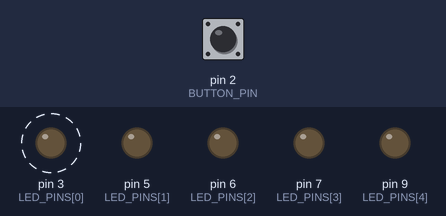
This sketch was run on a simulated Arduino Uno, built with avr-gcc and run on an emulated ATmega328P. Parts: output pins drawn as LEDs (lit = HIGH). Dashed ring = blinking. The test bench sets the inputs (shaded band); at power-on: pin 2 (BUTTON_PIN) LOW.

Above: at 0.7 s.
2.0 s: pin 2 (BUTTON_PIN) pulled HIGH for 0.15 s
5.0 s: pin 2 (BUTTON_PIN) pulled HIGH for 1 s
At 5.7 s:
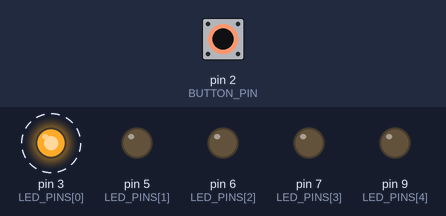
8.0 s: pin 2 (BUTTON_PIN) pulled HIGH for 0.15 s
At 10.2 s:
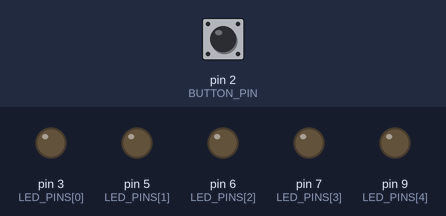
11.1 s: pin 2 (BUTTON_PIN) pulled HIGH for 3.2 s
At 12.0 s:
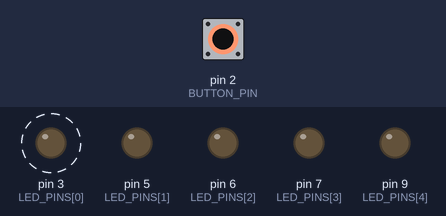
15.8 s: pin 2 (BUTTON_PIN) pulled HIGH for 0.15 s
21.9 s: pin 2 (BUTTON_PIN) pulled HIGH for 1 s
At 23.1 s:
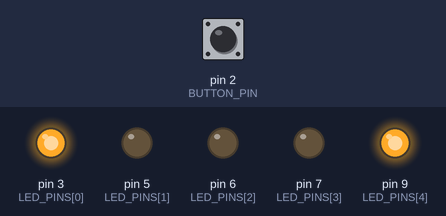
Timing chart, 0 to 26.9 s (numbered marks = the images above; inputs shaded):
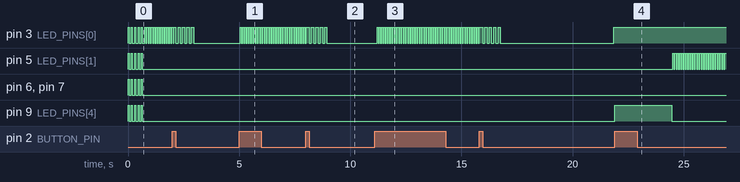

The sketch:

pomodoro.ino
```cpp
/*
 Pomodoro timer

 Organizes time spent working and break time into sprints and breaks.
 Press the button to start the sprint timer.  The first LED should
 flash, letting you know the timer has started. Complete a sprint by
 working for a full SPRINT_TIME and pressing the button once the first
 LED starts blinking again.

 Components:
  * Green LED (x4)
  * Red LED
  * 10K ohm Resistor
  * 220 ohm Resistor (x5)

*/
#define DEBUG_POMODORO 1  // Uncomment this line for Serial debugging (kinda)
#define POMODORO
#if DEBUG_POMODORO
#include <SoftwareSerial.h>
#endif

//-- Pomodoro States
#define STATUS_BEFORE 0
#define STATUS_SPRINT 1
#define STATUS_AFTER  2
#define STATUS_BREAK  3
#define STATUS_BIG_BREAK 4

//-- Pin configuration
const int BUTTON_PIN = 2;
int LED_PINS[] = {3,5,6,7,9}; // Array of LED pins (TOTAL_SPRINTS + 1)
const int TOTAL_SPRINTS = 4;        // number of sprints before a big break

//-- Timer configuration
#ifdef DEBUG_POMODORO
const unsigned long SPRINT_TIME = 5000;     // millisecs of a work sprint
const unsigned long BREAK_TIME = 2500;       // millisecs of a break
const unsigned long BIG_BREAK_TIME = 8000;  // millisecs of a big reward break
#else
const unsigned long SPRINT_TIME = 25*60000;     // millisecs of a work sprint
const unsigned long BREAK_TIME = 5*60000;       // millisecs of a break
const unsigned long BIG_BREAK_TIME = 30*60000;  // millisecs of a big reward break
#endif

//-- Misc Timing configuration
const int FLASH_DELAY = 100;        // millisec delay b/w LED toggles during flashing
const int FLASH_DELAY_QUICK = 50;   // millisec delay b/w LED toggles during quick flashing
const int DEBOUNCE_DELAY = 50;      // min millisec delay b/w valid button state changes

// Declare Globals
int currentSprint = 0;              // current sprint (zero based)
int currentStatus = STATUS_BEFORE;  // current pomodoro state
unsigned long sprintStartTime = 0;  // time (millisecs) current sprint/break started
unsigned long lastDebounceTime = 0; // time (millisecs) button state last changed
unsigned long lastFlashTime = 0;    // time (millisecs) flashing LEDs were last toggled
int buttonState = LOW;              // current state of button
int lastButtonState = LOW;          // state of button last time it was checked
int lastFlashState = LOW; // pin state of flashing LEDs when they were last toggled

// function prototypes
void updateSprintLEDs();
void handleButton();
void onStartPressed();
void startSprint();
void restartSprint();
void sprintComplete();
void startBreak();
void breakComplete();
void handleState();
void updateSprintLEDs();
void debug(char*);

void setup() {

  #ifdef DEBUG_POMODORO
  Serial.begin(9600);
  #endif
  debug("Init");
  // initialize pins
  for (int i = 0; i <= TOTAL_SPRINTS; i++) {
    pinMode(LED_PINS[i], OUTPUT);
  }
  pinMode(BUTTON_PIN, INPUT);

  // flash LEDS
  for (int i = 0; i < 5; i++) {
    for (int j = 0; j <= TOTAL_SPRINTS; j++)
      digitalWrite(LED_PINS[j],HIGH);
    delay(FLASH_DELAY_QUICK);
    for (int j = 0; j <= TOTAL_SPRINTS; j++)
      digitalWrite(LED_PINS[j],LOW);
    delay(FLASH_DELAY);
  }
  debug("...done\n");
}

void loop() {
  handleButton();
  handleState();
}

void onStartPressed() {
  debug("button!\n");
  switch (currentStatus) {
    case STATUS_BEFORE:
      startSprint();
      break;
    case STATUS_SPRINT:
      debug("Restart\n");
      restartSprint();
      break;
    case STATUS_AFTER:
      startBreak();
      break;
    case STATUS_BREAK:
    case STATUS_BIG_BREAK:
      debug("Skipping\n");
      breakComplete();
      break;
  }
}


/**
 Starts the currentSprint if currentStatus is STATUS_BEFORE
 */
void startSprint() {

  debug("Starting sprint\n");

  if (currentStatus != STATUS_BEFORE)
    return;

  // Flash current sprint
  for (int i = 0; i < 5; i++) {
    digitalWrite(LED_PINS[currentSprint],HIGH);
    delay(FLASH_DELAY);
    digitalWrite(LED_PINS[currentSprint],LOW);
    delay(FLASH_DELAY);
  }

  setStatus(STATUS_SPRINT);
  sprintStartTime = millis();
}

void restartSprint() {
  debug("Restarting sprint\n");
  setStatus(STATUS_BEFORE);
}

/**
 Completes the currentSprint if currentStatus is STATUS_SPRINT by setting
 the currentStatus to STATUS_AFTER and incrementing the currentSprint
 */
void sprintComplete() {
  debug("Sprint complete\n");
  if (currentStatus != STATUS_SPRINT)
    return;
  currentSprint++;
  setStatus(STATUS_AFTER);
  updateSprintLEDs();
}

/**
 Starts the break after a sprint if currentStatus is STATUS_AFTER by
 resetting the sprintStartTime to now and currentStatus to STATUS_BREAK
 */
void startBreak() {
  if (currentStatus != STATUS_AFTER)
    return;

  digitalWrite(LED_PINS[TOTAL_SPRINTS],HIGH);

  sprintStartTime = millis();
  if (currentSprint >= TOTAL_SPRINTS)
    currentStatus = STATUS_BIG_BREAK;
  else
    setStatus(STATUS_BREAK);
}

void breakComplete() {
  if (currentStatus != STATUS_BREAK && currentStatus != STATUS_BIG_BREAK)
    return;
  digitalWrite(LED_PINS[TOTAL_SPRINTS],LOW);
  if (currentStatus == STATUS_BIG_BREAK) {
    currentSprint = 0;
    updateSprintLEDs();
  }
  setStatus(STATUS_BEFORE);
}

void setStatus(int newStatus) {
  switch (newStatus) {
    case STATUS_BEFORE:
      debug("BEFORE");
      break;
    case STATUS_SPRINT:
      debug("SPRINT");
      break;
    case STATUS_AFTER:
      debug("AFTER");
      break;
    case STATUS_BREAK:
      debug("BREAK");
      break;
  }
  debug("\n");
  currentStatus = newStatus;
}

/**
 * Checks if button has been pressed and calls onStartPressed() if true
 */
void handleButton() {
  int reading = digitalRead(BUTTON_PIN); // read button state

  if (reading != lastButtonState) {
    lastDebounceTime = millis();
  }
  if ((millis() - lastDebounceTime) > DEBOUNCE_DELAY) {
    // reading is older than debounce delay, it is valid
    if (reading != buttonState) {
      buttonState = reading;

      if (buttonState == HIGH)
        onStartPressed();
    }
  }
  lastButtonState = reading;
}

/**
 *  Handle any logic that occurs on a loop for each state including flashing LEDS,
 *  calling other handlers (except button presses)
 */
void handleState() {
  switch (currentStatus) {
    default:
    case STATUS_BEFORE: // waiting on user input; flash current sprint led
      if ((millis() - lastFlashTime) > FLASH_DELAY_QUICK) {
        int currentSprintPin = LED_PINS[currentSprint];
        lastFlashState = !lastFlashState;
        digitalWrite(currentSprintPin, lastFlashState);
        lastFlashTime = millis();
      }
      break;
    case STATUS_SPRINT:
      if ((millis() - sprintStartTime) > SPRINT_TIME) {
        sprintComplete();
      }
    break;
    case STATUS_AFTER:
      if ((millis() - lastFlashTime) > FLASH_DELAY_QUICK) {
        lastFlashState = !lastFlashState;
        digitalWrite(LED_PINS[TOTAL_SPRINTS], lastFlashState);
        lastFlashTime = millis();
      }
    break;
    case STATUS_BREAK:
      if ((millis() - sprintStartTime) > BREAK_TIME) {
        breakComplete();
      }
    break;
    case STATUS_BIG_BREAK:
      if ((millis() - sprintStartTime) > BIG_BREAK_TIME) {
        breakComplete();
      }
    break;
  }
}

void updateSprintLEDs() {
  for (int i = 0; i < TOTAL_SPRINTS; i++) {
    int value = (i < currentSprint) ? HIGH : LOW;
    digitalWrite(LED_PINS[i],value);
  }
}

void debug(const char* msg) {
  #ifdef DEBUG_POMODORO
  Serial.print(msg);
  #endif
}
```

Measured:
- after the input at 5.0 s, pin 3 (LED_PINS[0]): alternates HIGH for 0.05 s and LOW for 0.05 s, starting after 0.05 s
- after the input at 8.0 s, pin 3 (LED_PINS[0]): alternates HIGH for 0.10 s and LOW for 0.10 s, 9 changes in all, then stays LOW, starting after 0.15 s
- after the input at 11.1 s, pin 9 (LED_PINS[4]): stops changing and stays LOW
- after the input at 21.9 s, pin 5 (LED_PINS[1]): alternates HIGH for 0.05 s and LOW for 0.05 s, starting after 2.6 s
- by itself, pin 3 (LED_PINS[0]): repeats every 0.20 s: HIGH 0.10 s, LOW 0.10 s, until it stays LOW from 2.9 s
